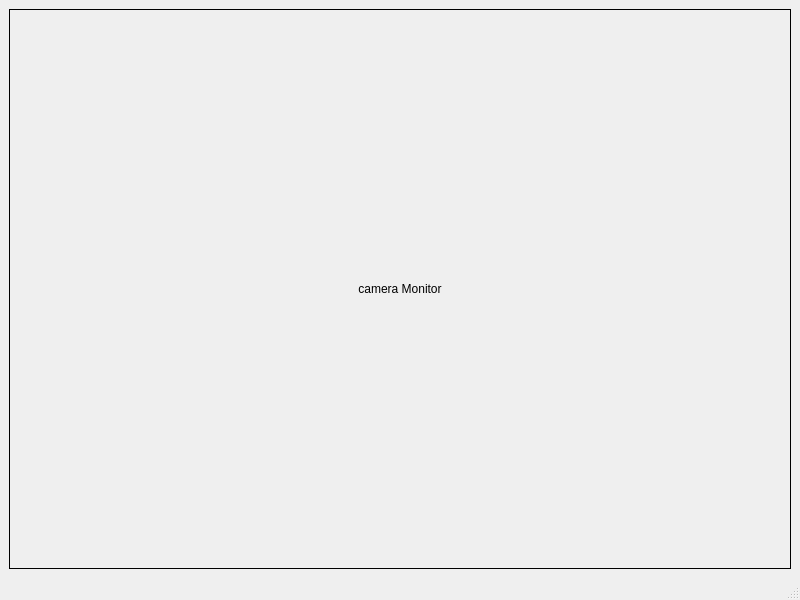
<?xml version="1.0" encoding="UTF-8"?>
<ui version="4.0">
 <class>MainWindow</class>
 <widget class="QMainWindow" name="MainWindow">
  <property name="geometry">
   <rect>
    <x>0</x>
    <y>0</y>
    <width>800</width>
    <height>600</height>
   </rect>
  </property>
  <property name="windowTitle">
   <string>MainWindow</string>
  </property>
  <widget class="QWidget" name="centralwidget">
   <layout class="QGridLayout" name="gridLayout">
    <item row="0" column="0">
     <widget class="QLabel" name="label_camera">
      <property name="sizePolicy">
       <sizepolicy hsizetype="Expanding" vsizetype="Expanding">
        <horstretch>0</horstretch>
        <verstretch>0</verstretch>
       </sizepolicy>
      </property>
      <property name="frameShape">
       <enum>QFrame::Box</enum>
      </property>
      <property name="text">
       <string>camera Monitor</string>
      </property>
      <property name="scaledContents">
       <bool>true</bool>
      </property>
      <property name="alignment">
       <set>Qt::AlignCenter</set>
      </property>
     </widget>
    </item>
   </layout>
  </widget>
  <widget class="QMenuBar" name="menubar">
   <property name="geometry">
    <rect>
     <x>0</x>
     <y>0</y>
     <width>800</width>
     <height>20</height>
    </rect>
   </property>
  </widget>
  <widget class="QStatusBar" name="statusbar"/>
 </widget>
 <resources/>
 <connections/>
</ui>
